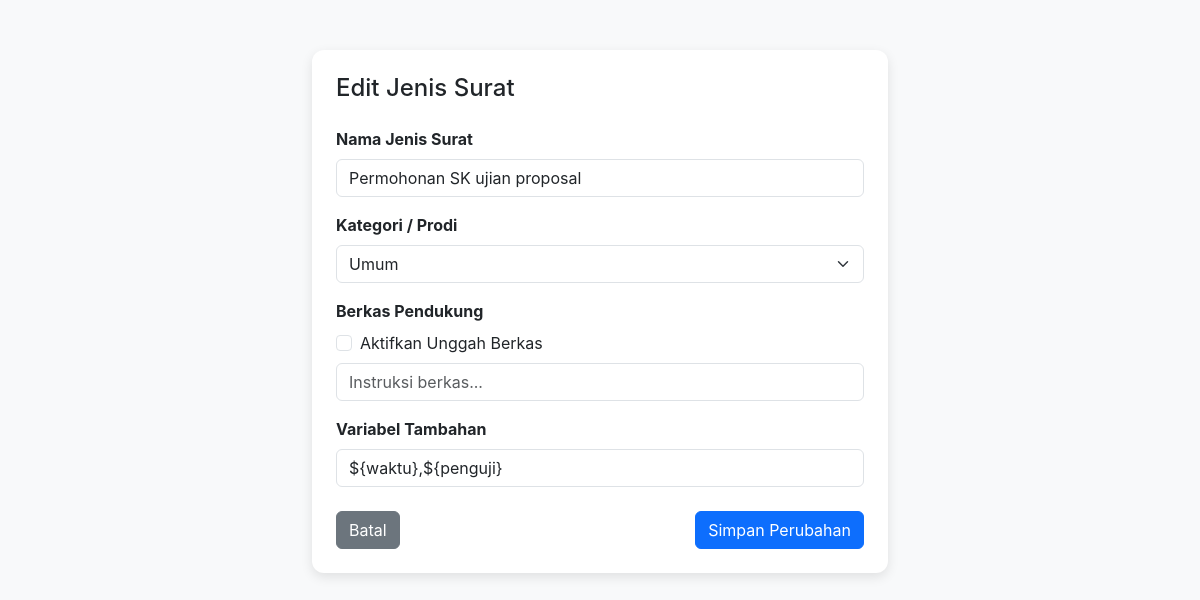
Screenshot of /edit_master_surat.php?id=1 (signed in) with the database file from the repository.
### tables this page shows
CREATE TABLE IF NOT EXISTS master_surat_jenis (
    id INT AUTO_INCREMENT PRIMARY KEY,
    nama_surat VARCHAR(255) NOT NULL,
    prodi VARCHAR(100) DEFAULT 'Umum',
    format_nomor VARCHAR(255) NOT NULL,
    file_template VARCHAR(255) NOT NULL,
    variabel_tambahan TEXT,
    require_berkas TINYINT(1) DEFAULT 0,
    info_berkas VARCHAR(255) DEFAULT NULL,
    updated_by VARCHAR(100),
    updated_at TIMESTAMP DEFAULT CURRENT_TIMESTAMP ON UPDATE CURRENT_TIMESTAMP
);

### edit_master_surat.php (the view, shortened to what this page needs)
<?php
include 'koneksi.php';
$id = (int)($_GET['id'] ?? 0);
$stmt = mysqli_prepare($koneksi, "SELECT * FROM master_surat_jenis WHERE id = ?");
mysqli_stmt_bind_param($stmt, "i", $id);
mysqli_stmt_execute($stmt);
$res = mysqli_stmt_get_result($stmt);
$data = mysqli_fetch_assoc($res);
$list_prodi = ['Umum', 'Dosen', 'Sistem Informasi', 'Geografi', 'Ilmu Komputer', 'Bisnis Digital', 'Teknik Sipil', 'Akuakultur', 'Agribisnis', 'Peternakan'];
?>
<!DOCTYPE html>
<html lang="id">
<head>
    <link href="https://cdn.jsdelivr.net/npm/bootstrap@5.3.0/dist/css/bootstrap.min.css" rel="stylesheet">
</head>
<body>
<div class="container">
    <div class="card p-4">
        <h4 class="mb-4">Edit Jenis Surat</h4>
        <form action="proses_master_surat.php" method="POST">
            <div class="mb-3">
                <label class="form-label fw-bold">Nama Jenis Surat</label>
                <input type="text" name="nama_surat" class="form-control" value="<?= htmlspecialchars($data['nama_surat']) ?>" required>
            </div>
            <div class="mb-3">
                <label class="form-label fw-bold">Kategori / Prodi</label>
                <select name="prodi" class="form-select" required>
                    <?php foreach($list_prodi as $p): ?>
                        <option value="<?= $p ?>" <?= ($data['prodi'] == $p) ? 'selected' : '' ?>><?= $p ?></option>
                    <?php endforeach; ?>
                </select>
            </div>
            <div class="mb-3">
                <label class="form-label fw-bold">Berkas Pendukung</label>
                <div class="form-check mb-2">
                    <input class="form-check-input" type="checkbox" name="require_berkas" value="1" id="editReqBerkas" <?= $data['require_berkas'] ? 'checked' : '' ?>>
                    <label class="form-check-label" for="editReqBerkas">Aktifkan Unggah Berkas</label>
                </div>
                <input type="text" name="info_berkas" class="form-control" value="<?= htmlspecialchars($data['info_berkas']) ?>" placeholder="Instruksi berkas...">
            </div>
            <div class="mb-4">
                <label class="form-label fw-bold">Variabel Tambahan</label>
                <input type="text" name="variabel_tambahan" class="form-control" value="<?= htmlspecialchars($data['variabel_tambahan']) ?>">
            </div>
            <div class="d-flex justify-content-between">
                <a href="admin_master_surat.php" class="btn btn-secondary">Batal</a>
                <button type="submit" class="btn btn-primary">Simpan Perubahan</button>
            </div>
        </form>
    </div>
</div>
</body>
</html>

### edit_master_surat.php (style rules this page uses)
body { background-color: #f8f9fa; font-family: 'Inter', sans-serif; }
.container { max-width: 600px; margin-top: 50px; }
.card { border: none; border-radius: 12px; box-shadow: 0 4px 12px rgba(0,0,0,0.1); }

### rows the page displays
master_surat_jenis: nama_surat "Permohonan SK ujian proposal", prodi "Umum", variabel_tambahan "${waktu},${penguji}"
